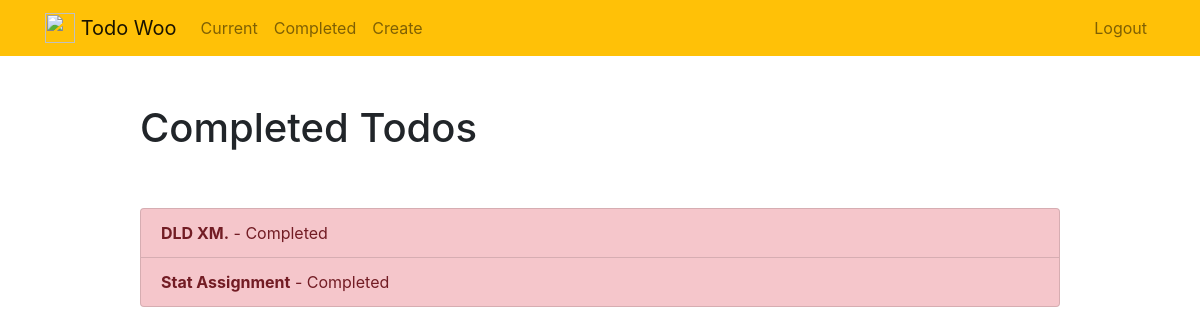
The page /completed/ (signed in) on the database as committed earlier.
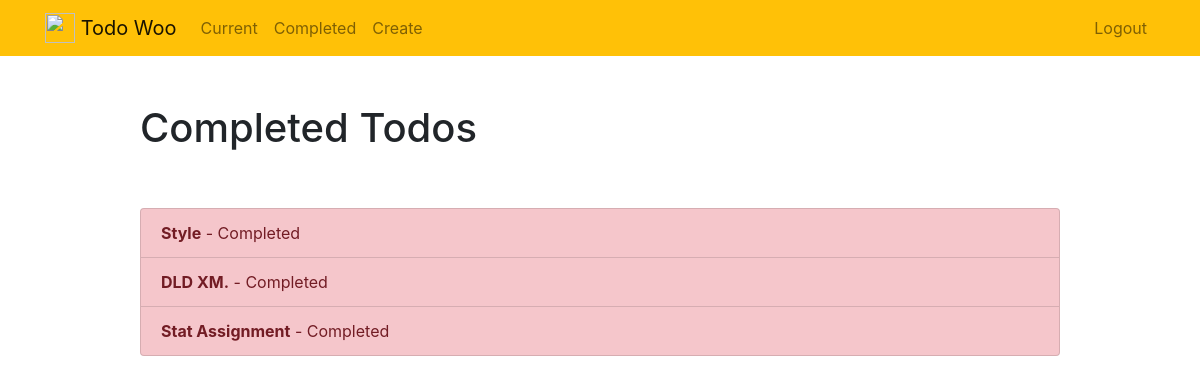
The same page on the database as committed later.
### todo/models.py (models this page shows, shortened)
class Todo(models.Model):
    title = models.CharField(max_length=100)
    memo = models.TextField(blank=True)
    created = models.DateTimeField(auto_now_add=True)
    completed = models.DateTimeField(blank=True, null=True)
    important = models.BooleanField(default=False)
    user = models.ForeignKey(User, on_delete=models.CASCADE)

### todo/views.py (the view)
# urls.py: path('completed/', views.completedtodos, name='completedtodos'),
@login_required
def completedtodos(request):
    todos = Todo.objects.filter(
        user=request.user, completed__isnull=False).order_by('-completed')
    return render(request, 'todo/completedtodos.html', {'todos': todos})

### todo/templates/todo/completedtodos.html
{% extends "todo/base.html" %}
{% block content %}
    <div class="row justify-content-center mt-5">
        <div class="col-md-10">
            <h1>Completed Todos</h1>
        </div>
    </div>
    <div class="row justify-content-center mt-5">
        <div class="col-md-10">
            <div class="list-group">
                {% for todo in todos %}
                    <a href="{% url 'viewtodo' todo.id %}" class="list-group-item list-group-item-action{% if todo.important %} list-group-item-danger{% endif %}"><b>{{ todo.title }}</b> - Completed {{ todo.datecompleted|date:'M j Y H:i' }}</a>
                {% endfor %}
            </div>
        </div>
    </div>
{% endblock %}

Rows that differ between the two databases and show on the page:
now on this page (row edited): Todo: title "Style"
